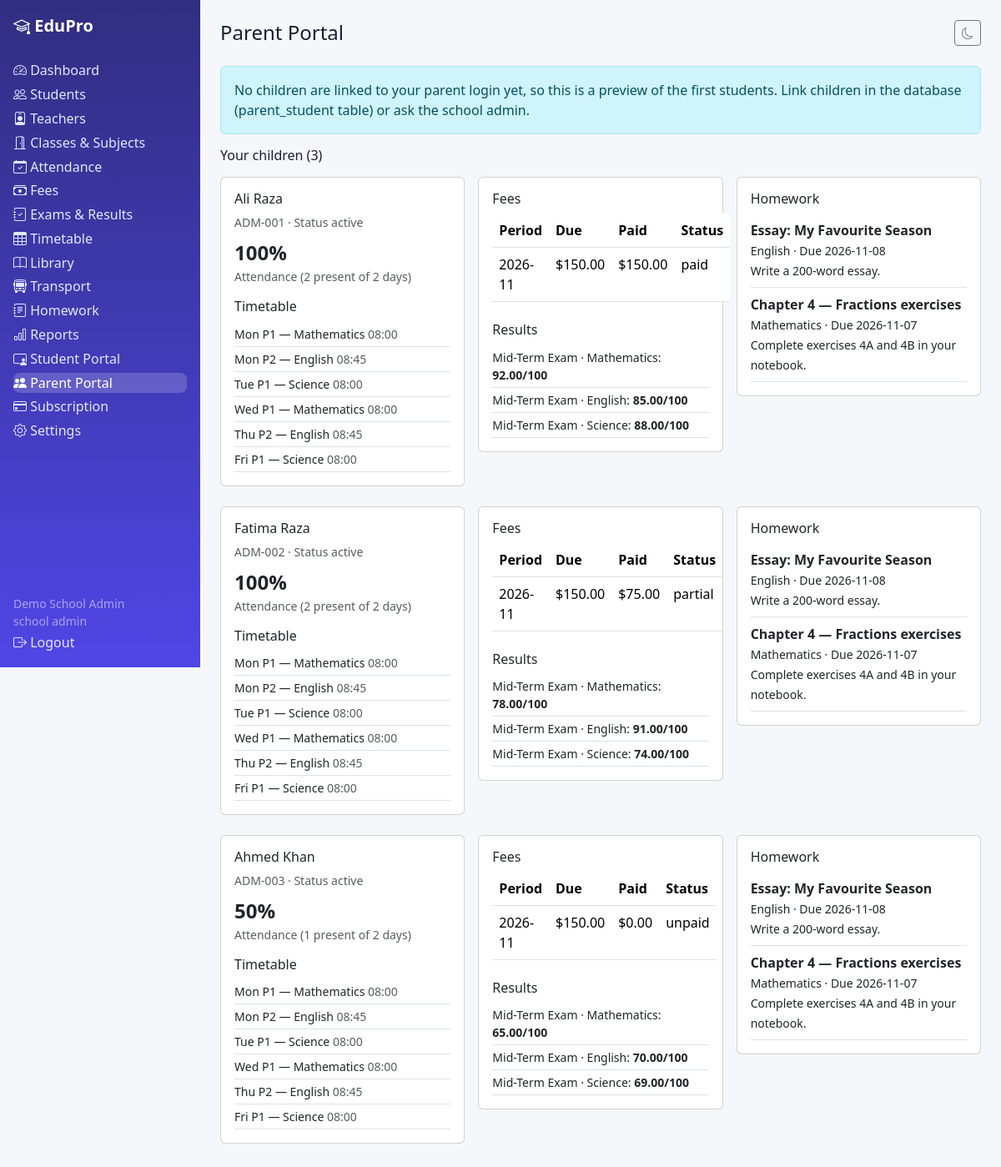
The page /parent_portal.php (signed in) on the database its author committed.
### tables this page shows
CREATE TABLE students (id INT UNSIGNED AUTO_INCREMENT PRIMARY KEY, tenant_id INT UNSIGNED NOT NULL, user_id INT UNSIGNED NULL, admission_no VARCHAR(40) NOT NULL, first_name VARCHAR(80) NOT NULL, last_name VARCHAR(80) NOT NULL DEFAULT '', gender ENUM('male','female','other') NOT NULL DEFAULT 'male', date_of_birth DATE NULL, class_id INT UNSIGNED NULL, section_id INT UNSIGNED NULL, category VARCHAR(40) NOT NULL DEFAULT 'general', guardian_name VARCHAR(120) NULL, guardian_phone VARCHAR(40) NULL, guardian_email VARCHAR(190) NULL, address VARCHAR(255) NULL, status ENUM('active','transferred','graduated','suspended') NOT NULL DEFAULT 'active', created_at DATETIME NOT NULL DEFAULT CURRENT_TIMESTAMP, UNIQUE KEY uq_student_adm(tenant_id,admission_no), INDEX idx_stu_tenant(tenant_id), INDEX idx_stu_class(class_id), FOREIGN KEY(tenant_id) REFERENCES tenants(id) ON DELETE CASCADE, FOREIGN KEY(class_id) REFERENCES classes(id) ON DELETE SET NULL, FOREIGN KEY(section_id) REFERENCES sections(id) ON DELETE SET NULL);

CREATE TABLE timetable (id INT UNSIGNED AUTO_INCREMENT PRIMARY KEY, tenant_id INT UNSIGNED NOT NULL, class_id INT UNSIGNED NOT NULL, subject_id INT UNSIGNED NULL, teacher_id INT UNSIGNED NULL, day_of_week TINYINT NOT NULL, period_no INT NOT NULL DEFAULT 1, start_time TIME NULL, end_time TIME NULL, room VARCHAR(40) NULL, INDEX idx_tt_class(class_id,day_of_week), FOREIGN KEY(tenant_id) REFERENCES tenants(id) ON DELETE CASCADE, FOREIGN KEY(class_id) REFERENCES classes(id) ON DELETE CASCADE);

CREATE TABLE subjects (id INT UNSIGNED AUTO_INCREMENT PRIMARY KEY, tenant_id INT UNSIGNED NOT NULL, class_id INT UNSIGNED NULL, name VARCHAR(80) NOT NULL, code VARCHAR(20) NULL, INDEX idx_subj_tenant(tenant_id), FOREIGN KEY(tenant_id) REFERENCES tenants(id) ON DELETE CASCADE, FOREIGN KEY(class_id) REFERENCES classes(id) ON DELETE SET NULL);

CREATE TABLE fee_invoices (id INT UNSIGNED AUTO_INCREMENT PRIMARY KEY, tenant_id INT UNSIGNED NOT NULL, student_id INT UNSIGNED NOT NULL, structure_id INT UNSIGNED NULL, period VARCHAR(20) NOT NULL DEFAULT '', amount_due DECIMAL(10,2) NOT NULL DEFAULT 0, amount_paid DECIMAL(10,2) NOT NULL DEFAULT 0, status ENUM('unpaid','partial','paid') NOT NULL DEFAULT 'unpaid', due_date DATE NULL, created_at DATETIME NOT NULL DEFAULT CURRENT_TIMESTAMP, INDEX idx_fi_tenant(tenant_id), INDEX idx_fi_student(student_id), FOREIGN KEY(tenant_id) REFERENCES tenants(id) ON DELETE CASCADE, FOREIGN KEY(student_id) REFERENCES students(id) ON DELETE CASCADE, FOREIGN KEY(structure_id) REFERENCES fee_structures(id) ON DELETE SET NULL);

CREATE TABLE exam_marks (id INT UNSIGNED AUTO_INCREMENT PRIMARY KEY, tenant_id INT UNSIGNED NOT NULL, exam_id INT UNSIGNED NOT NULL, student_id INT UNSIGNED NOT NULL, subject_id INT UNSIGNED NOT NULL, marks_obtained DECIMAL(6,2) NOT NULL DEFAULT 0, UNIQUE KEY uq_marks(tenant_id,exam_id,student_id,subject_id), FOREIGN KEY(tenant_id) REFERENCES tenants(id) ON DELETE CASCADE, FOREIGN KEY(exam_id) REFERENCES exams(id) ON DELETE CASCADE, FOREIGN KEY(student_id) REFERENCES students(id) ON DELETE CASCADE, FOREIGN KEY(subject_id) REFERENCES subjects(id) ON DELETE CASCADE);

CREATE TABLE exams (id INT UNSIGNED AUTO_INCREMENT PRIMARY KEY, tenant_id INT UNSIGNED NOT NULL, name VARCHAR(120) NOT NULL, class_id INT UNSIGNED NULL, term VARCHAR(60) NULL, start_date DATE NULL, end_date DATE NULL, max_marks INT NOT NULL DEFAULT 100, created_at DATETIME NOT NULL DEFAULT CURRENT_TIMESTAMP, FOREIGN KEY(tenant_id) REFERENCES tenants(id) ON DELETE CASCADE, FOREIGN KEY(class_id) REFERENCES classes(id) ON DELETE SET NULL);

CREATE TABLE homework (id INT UNSIGNED AUTO_INCREMENT PRIMARY KEY, tenant_id INT UNSIGNED NOT NULL, class_id INT UNSIGNED NOT NULL, subject_id INT UNSIGNED NULL, teacher_id INT UNSIGNED NULL, title VARCHAR(190) NOT NULL, description TEXT NULL, due_date DATE NULL, created_at DATETIME NOT NULL DEFAULT CURRENT_TIMESTAMP, FOREIGN KEY(tenant_id) REFERENCES tenants(id) ON DELETE CASCADE, FOREIGN KEY(class_id) REFERENCES classes(id) ON DELETE CASCADE);

### includes/functions.php (called while the page is built, shortened)
<?php
function e(?string $v): string { return htmlspecialchars($v ?? '', ENT_QUOTES, 'UTF-8'); }
function money($n): string { return '$' . number_format((float)$n, 2); }

### parent_portal.php (the view, shortened to what this page needs)
<?php  $user=require_role(['school_admin','principal','teacher','accountant','student','parent']); $pdo=db(); $tid=require_tenant();
function student_block(PDO $pdo,int $tid,array $stu): void {
  $sid=(int)$stu['id'];
  $s=$pdo->prepare('SELECT COUNT(*) total,COALESCE(SUM(status="present"),0) present FROM attendance WHERE tenant_id=? AND student_id=?'); $s->execute([$tid,$sid]); $att=$s->fetch();
  $attPct=$att['total']?round($att['present']*100/$att['total'],1):0;
  $s=$pdo->prepare('SELECT * FROM fee_invoices WHERE tenant_id=? AND student_id=? ORDER BY id DESC'); $s->execute([$tid,$sid]); $fees=$s->fetchAll();
  $s=$pdo->prepare('SELECT h.*,sub.name subject_name FROM homework h LEFT JOIN subjects sub ON sub.id=h.subject_id WHERE h.tenant_id=? AND h.class_id=? ORDER BY h.due_date DESC LIMIT 8'); $s->execute([$tid,$stu['class_id']]); $hw=$s->fetchAll();
  $s=$pdo->prepare('SELECT em.marks_obtained,sub.name subject_name,e.name exam_name,e.max_marks FROM exam_marks em JOIN subjects sub ON sub.id=em.subject_id JOIN exams e ON e.id=em.exam_id WHERE em.tenant_id=? AND em.student_id=? ORDER BY e.id DESC LIMIT 20'); $s->execute([$tid,$sid]); $marks=$s->fetchAll();
  $days=[1=>'Mon',2=>'Tue',3=>'Wed',4=>'Thu',5=>'Fri',6=>'Sat'];
  $s=$pdo->prepare('SELECT t.*,sub.name subject_name FROM timetable t LEFT JOIN subjects sub ON sub.id=t.subject_id WHERE t.tenant_id=? AND t.class_id=? ORDER BY t.day_of_week,t.period_no'); $s->execute([$tid,$stu['class_id']]); $tt=$s->fetchAll();
  ?>
  <div class="row g-3">
  <div class="col-lg-4"><div class="card p-3"><h6><?= e($stu['first_name'].' '.$stu['last_name']) ?></h6><div class="small text-muted"><?= e($stu['admission_no']) ?> · Status <?= e($stu['status']) ?></div>
  <div class="fs-4 fw-bold mt-2"><?= $attPct ?>%</div><div class="small text-muted">Attendance (<?= (int)$att['present'] ?> present of <?= (int)$att['total'] ?> days)</div>
  <h6 class="mt-3">Timetable</h6><?php foreach($tt as $x): ?><div class="small border-bottom py-1"><?= $days[$x['day_of_week']]??'' ?> P<?= $x['period_no'] ?> — <?= e($x['subject_name']??'') ?> <span class="text-muted"><?= e(substr((string)($x['start_time']??''),0,5)) ?></span></div><?php endforeach; if(!$tt) echo '<p class="small text-muted mb-0">No timetable entries.</p>'; ?></div></div>
  <div class="col-lg-4"><div class="card p-3"><h6>Fees</h6><table class="table"><tr><th>Period</th><th>Due</th><th>Paid</th><th>Status</th></tr><?php foreach($fees as $f): ?><tr><td><?= e($f['period']) ?></td><td><?= money($f['amount_due']) ?></td><td><?= money($f['amount_paid']) ?></td><td><?= e($f['status']) ?></td></tr><?php endforeach; ?></table><?php if(!$fees) echo '<p class="small text-muted mb-0">No invoices.</p>'; ?>
  <h6 class="mt-2">Results</h6><?php foreach($marks as $m): ?><div class="small border-bottom py-1"><?= e($m['exam_name']) ?> · <?= e($m['subject_name']) ?>: <strong><?= $m['marks_obtained'] ?>/<?= $m['max_marks'] ?></strong></div><?php endforeach; if(!$marks) echo '<p class="small text-muted mb-0">No marks yet.</p>'; ?></div></div>
  <div class="col-lg-4"><div class="card p-3"><h6>Homework</h6><?php foreach($hw as $h): ?><div class="border-bottom py-2"><strong><?= e($h['title']) ?></strong><br><small><?= e($h['subject_name']??'') ?> · Due <?= e($h['due_date']??'') ?></small><br><span class="small"><?= e($h['description']??'') ?></span></div><?php endforeach; if(!$hw) echo '<p class="small text-muted mb-0">No homework.</p>'; ?></div></div>
  </div><?php
}
$s=$pdo->prepare('SELECT s.* FROM parent_student ps JOIN students s ON s.id=ps.student_id WHERE ps.tenant_id=? AND ps.parent_user_id=? ORDER BY s.first_name'); $s->execute([$tid,$user['id']]); $children=$s->fetchAll();
if(!$children){ $s=$pdo->prepare('SELECT * FROM students WHERE tenant_id=? ORDER BY id LIMIT 3'); $s->execute([$tid]); $children=$s->fetchAll(); $preview=true; }
include __DIR__ . '/includes/header.php'; ?>
<?php if(!empty($preview)): ?><div class="alert alert-info">No children are linked to your parent login yet, so this is a preview of the first students. Link children in the database (parent_student table) or ask the school admin.</div><?php endif; ?>
<h6 class="mb-3">Your children (<?= count($children) ?>)</h6>
<?php foreach($children as $stu): ?><div class="mb-4"><?php student_block($pdo,$tid,$stu); ?></div><?php endforeach; if(!$children) echo '<div class="alert alert-warning">No students found.</div>'; ?>
<?php include __DIR__ . '/includes/footer.php'; ?>

### assets/css/style.css (style rules this page uses)
:root { --brand:#4f46e5;--bg:#f6f7fb;--card:#fff;--text:#172033 }
body { background:var(--bg);color:var(--text);font-family:system-ui,-apple-system,"Segoe UI",Roboto,sans-serif }

### rows shown on the page
students: first_name+last_name "Ali Raza", admission_no "ADM-001", status "active", attPct "100", present "2", total "2"
timetable: day_of_week "Mon", period_no "1", subject.name "Mathematics", start_time "08:00"
timetable: day_of_week "Mon", period_no "2", subject.name "English", start_time "08:45"
timetable: day_of_week "Tue", period_no "1", subject.name "Science", start_time "08:00"
timetable: day_of_week "Wed", period_no "1", subject.name "Mathematics", start_time "08:00"
timetable: day_of_week "Thu", period_no "2", subject.name "English", start_time "08:45"
timetable: day_of_week "Fri", period_no "1", subject.name "Science", start_time "08:00"
fee_invoices: period "2026-11", amount_due "$150.00", amount_paid "$150.00", status "paid"
exam_marks: exam.name "Mid-Term Exam", subject.name "Mathematics", marks_obtained "92.00", exam.max_marks "100"
exam_marks: exam.name "Mid-Term Exam", subject.name "English", marks_obtained "85.00", exam.max_marks "100"
exam_marks: exam.name "Mid-Term Exam", subject.name "Science", marks_obtained "88.00", exam.max_marks "100"
homework: title "Essay: My Favourite Season", subject.name "English", due_date "2026-11-08", description "Write a 200-word essay."
homework: title "Chapter 4 — Fractions exercises", subject.name "Mathematics", due_date "2026-11-07", description "Complete exercises 4A and 4B in your notebook."
students: first_name+last_name "Fatima Raza", admission_no "ADM-002", status "active", attPct "100", present "2", total "2"
fee_invoices: period "2026-11", amount_due "$150.00", amount_paid "$75.00", status "partial"
exam_marks: exam.name "Mid-Term Exam", subject.name "Mathematics", marks_obtained "78.00", exam.max_marks "100"
exam_marks: exam.name "Mid-Term Exam", subject.name "English", marks_obtained "91.00", exam.max_marks "100"
exam_marks: exam.name "Mid-Term Exam", subject.name "Science", marks_obtained "74.00", exam.max_marks "100"
students: first_name+last_name "Ahmed Khan", admission_no "ADM-003", status "active", attPct "50", present "1", total "2"
fee_invoices: period "2026-11", amount_due "$150.00", amount_paid "$0.00", status "unpaid"
exam_marks: exam.name "Mid-Term Exam", subject.name "Mathematics", marks_obtained "65.00", exam.max_marks "100"
exam_marks: exam.name "Mid-Term Exam", subject.name "English", marks_obtained "70.00", exam.max_marks "100"
exam_marks: exam.name "Mid-Term Exam", subject.name "Science", marks_obtained "69.00", exam.max_marks "100"

### other values the page prints
$l "Dashboard"
$l "Students"
$l "Teachers"
$l "Classes & Subjects"
$l "Attendance"
$l "Fees"
$l "Exams & Results"
$l "Timetable"
$l "Library"
$l "Transport"
$l "Homework"
$l "Reports"
$l "Student Portal"
$l "Parent Portal"
$l "Subscription"
